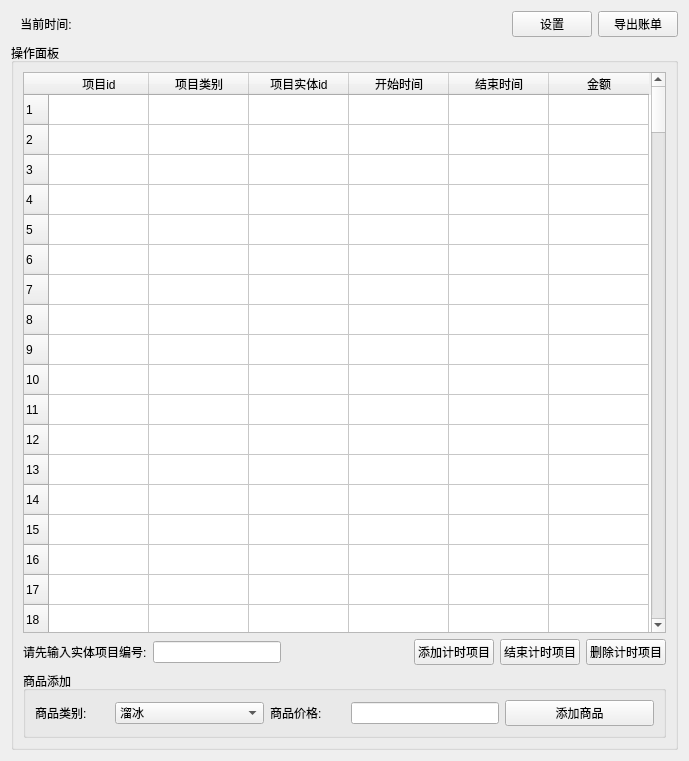
<?xml version="1.0" encoding="UTF-8"?>
<ui version="4.0">
 <class>Form</class>
 <widget class="QWidget" name="Form">
  <property name="geometry">
   <rect>
    <x>0</x>
    <y>0</y>
    <width>689</width>
    <height>761</height>
   </rect>
  </property>
  <property name="windowTitle">
   <string>账单管理系统</string>
  </property>
  <layout class="QVBoxLayout" name="verticalLayout_5" stretch="1,20">
   <item>
    <layout class="QHBoxLayout" name="horizontalLayout" stretch="1,3,3,1,1">
     <item>
      <widget class="QLabel" name="label_nowTime">
       <property name="text">
        <string>当前时间:</string>
       </property>
       <property name="alignment">
        <set>Qt::AlignCenter</set>
       </property>
      </widget>
     </item>
     <item>
      <widget class="QLabel" name="nowTime">
       <property name="text">
        <string/>
       </property>
       <property name="textFormat">
        <enum>Qt::AutoText</enum>
       </property>
       <property name="margin">
        <number>0</number>
       </property>
      </widget>
     </item>
     <item>
      <spacer name="horizontalSpacer">
       <property name="orientation">
        <enum>Qt::Horizontal</enum>
       </property>
       <property name="sizeHint" stdset="0">
        <size>
         <width>40</width>
         <height>20</height>
        </size>
       </property>
      </spacer>
     </item>
     <item>
      <widget class="QPushButton" name="pushButton_setting">
       <property name="text">
        <string>设置</string>
       </property>
      </widget>
     </item>
     <item>
      <widget class="QPushButton" name="pushButton_ex">
       <property name="text">
        <string>导出账单</string>
       </property>
      </widget>
     </item>
    </layout>
   </item>
   <item>
    <widget class="QGroupBox" name="groupBox_main">
     <property name="title">
      <string>操作面板</string>
     </property>
     <layout class="QHBoxLayout" name="horizontalLayout_8" stretch="7">
      <item>
       <layout class="QVBoxLayout" name="verticalLayout_timeID">
        <item>
         <widget class="QTableWidget" name="tableWidget">
          <property name="editTriggers">
           <set>QAbstractItemView::NoEditTriggers</set>
          </property>
          <property name="rowCount">
           <number>200</number>
          </property>
          <row/>
          <row/>
          <row/>
          <row/>
          <row/>
          <row/>
          <row/>
          <row/>
          <row/>
          <row/>
          <row/>
          <row/>
          <row/>
          <row/>
          <row/>
          <row/>
          <row/>
          <row/>
          <row/>
          <row/>
          <row/>
          <row/>
          <row/>
          <row/>
          <row/>
          <row/>
          <row/>
          <row/>
          <row/>
          <row/>
          <row/>
          <row/>
          <row/>
          <row/>
          <row/>
          <row/>
          <row/>
          <row/>
          <row/>
          <row/>
          <row/>
          <row/>
          <row/>
          <row/>
          <row/>
          <row/>
          <row/>
          <row/>
          <row/>
          <row/>
          <row/>
          <row/>
          <row/>
          <row/>
          <row/>
          <row/>
          <row/>
          <row/>
          <row/>
          <row/>
          <row/>
          <row/>
          <row/>
          <row/>
          <row/>
          <row/>
          <row/>
          <row/>
          <row/>
          <row/>
          <row/>
          <row/>
          <row/>
          <row/>
          <row/>
          <row/>
          <row/>
          <row/>
          <row/>
          <row/>
          <row/>
          <row/>
          <row/>
          <row/>
          <row/>
          <row/>
          <row/>
          <row/>
          <row/>
          <row/>
          <row/>
          <row/>
          <row/>
          <row/>
          <row/>
          <row/>
          <row/>
          <row/>
          <row/>
          <row/>
          <row/>
          <row/>
          <row/>
          <row/>
          <row/>
          <row/>
          <row/>
          <row/>
          <row/>
          <row/>
          <row/>
          <row/>
          <row/>
          <row/>
          <row/>
          <row/>
          <row/>
          <row/>
          <row/>
          <row/>
          <row/>
          <row/>
          <row/>
          <row/>
          <row/>
          <row/>
          <row/>
          <row/>
          <row/>
          <row/>
          <row/>
          <row/>
          <row/>
          <row/>
          <row/>
          <row/>
          <row/>
          <row/>
          <row/>
          <row/>
          <row/>
          <row/>
          <row/>
          <row/>
          <row/>
          <row/>
          <row/>
          <row/>
          <row/>
          <row/>
          <row/>
          <row/>
          <row/>
          <row/>
          <row/>
          <row/>
          <row/>
          <row/>
          <row/>
          <row/>
          <row/>
          <row/>
          <row/>
          <row/>
          <row/>
          <row/>
          <row/>
          <row/>
          <row/>
          <row/>
          <row/>
          <row/>
          <row/>
          <row/>
          <row/>
          <row/>
          <row/>
          <row/>
          <row/>
          <row/>
          <row/>
          <row/>
          <row/>
          <row/>
          <row/>
          <row/>
          <row/>
          <row/>
          <row/>
          <row/>
          <row/>
          <row/>
          <row/>
          <row/>
          <row/>
          <row/>
          <row/>
          <row/>
          <row/>
          <row/>
          <column>
           <property name="text">
            <string>项目id</string>
           </property>
           <property name="textAlignment">
            <set>AlignCenter</set>
           </property>
          </column>
          <column>
           <property name="text">
            <string>项目类别</string>
           </property>
           <property name="textAlignment">
            <set>AlignCenter</set>
           </property>
          </column>
          <column>
           <property name="text">
            <string>项目实体id</string>
           </property>
           <property name="textAlignment">
            <set>AlignCenter</set>
           </property>
          </column>
          <column>
           <property name="text">
            <string>开始时间</string>
           </property>
           <property name="textAlignment">
            <set>AlignCenter</set>
           </property>
          </column>
          <column>
           <property name="text">
            <string>结束时间</string>
           </property>
           <property name="textAlignment">
            <set>AlignCenter</set>
           </property>
          </column>
          <column>
           <property name="text">
            <string>金额</string>
           </property>
           <property name="textAlignment">
            <set>AlignCenter</set>
           </property>
          </column>
         </widget>
        </item>
        <item>
         <layout class="QHBoxLayout" name="horizontalLayout_timeID">
          <item>
           <widget class="QLabel" name="label_timeID">
            <property name="text">
             <string>请先输入实体项目编号:</string>
            </property>
           </widget>
          </item>
          <item>
           <widget class="QLineEdit" name="lineEdit_timeID"/>
          </item>
          <item>
           <spacer name="horizontalSpacer_2">
            <property name="orientation">
             <enum>Qt::Horizontal</enum>
            </property>
            <property name="sizeHint" stdset="0">
             <size>
              <width>40</width>
              <height>20</height>
             </size>
            </property>
           </spacer>
          </item>
          <item>
           <widget class="QPushButton" name="pushButton_timeIDadd">
            <property name="text">
             <string>添加计时项目</string>
            </property>
           </widget>
          </item>
          <item>
           <widget class="QPushButton" name="pushButton_timeIDstop">
            <property name="text">
             <string>结束计时项目</string>
            </property>
           </widget>
          </item>
          <item>
           <widget class="QPushButton" name="pushButton_timeIDdel">
            <property name="text">
             <string>删除计时项目</string>
            </property>
           </widget>
          </item>
         </layout>
        </item>
        <item>
         <widget class="QGroupBox" name="groupBox">
          <property name="title">
           <string>商品添加</string>
          </property>
          <layout class="QHBoxLayout" name="horizontalLayout_2" stretch="1,2,1,2,2">
           <item>
            <widget class="QLabel" name="label">
             <property name="text">
              <string>商品类别:</string>
             </property>
            </widget>
           </item>
           <item>
            <widget class="QComboBox" name="comboBox_c">
             <item>
              <property name="text">
               <string>溜冰</string>
              </property>
             </item>
             <item>
              <property name="text">
               <string>饮料</string>
              </property>
             </item>
             <item>
              <property name="text">
               <string>食物</string>
              </property>
             </item>
             <item>
              <property name="text">
               <string>杂项</string>
              </property>
             </item>
            </widget>
           </item>
           <item>
            <widget class="QLabel" name="label_2">
             <property name="text">
              <string>商品价格:</string>
             </property>
            </widget>
           </item>
           <item>
            <widget class="QLineEdit" name="lineEdit_p"/>
           </item>
           <item>
            <widget class="QPushButton" name="pushButton_addItem">
             <property name="text">
              <string>添加商品</string>
             </property>
            </widget>
           </item>
          </layout>
         </widget>
        </item>
       </layout>
      </item>
     </layout>
    </widget>
   </item>
  </layout>
 </widget>
 <resources/>
 <connections/>
</ui>
